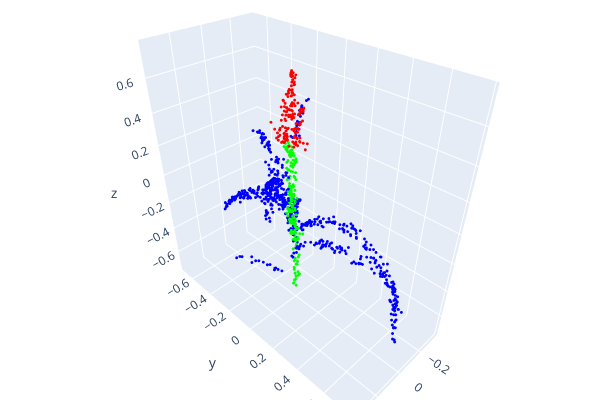

Notebook code cell kept with this figure:
### Code cell
idx = 5
visualize_data(train_pointclouds[idx],train_pointclouds_labels[idx])

### Figure 1 — Plotly figure (JSON) as saved in the notebook; plotly's stock layout.template omitted (floating-point values rounded to 4 significant figures; data arrays with more than 128 entries replaced by an {"elided": "..."} marker saying what was removed)
{"data": [{"marker": {"color": {"elided": "1000x3 float values"}, "size": 1}, "mode": "markers", "type": "scatter3d", "x": {"elided": "1000 float values"}, "y": {"elided": "1000 float values"}, "z": {"elided": "1000 float values"}}], "layout": {"height": 400, "margin": {"b": 0, "l": 0, "r": 0, "t": 0}, "scene": {"camera": {"center": {"x": 0, "y": 0, "z": 0}, "up": {"x": 0, "y": 0, "z": 1}}}, "showlegend": false, "width": 600}}
